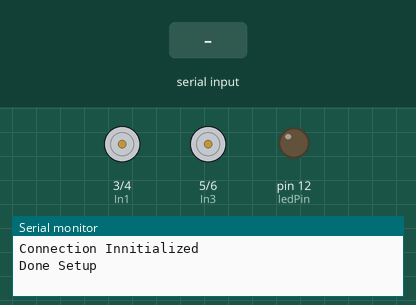
This sketch was run on a simulated Arduino Uno, built with avr-gcc and run on an emulated ATmega328P. Shown: motor-driver pin pairs drawn as motors (green arrow = first pin HIGH = forward, orange = second pin HIGH = backward, longer = more drive, scaled by the enable pin), output pins drawn as LEDs (lit = HIGH), the last lines printed to the serial monitor. The inputs (shaded band) are chosen by the test bench.

Above: at 1.7 s.
1.8 s: "F" received over Serial
At 2.3 s:
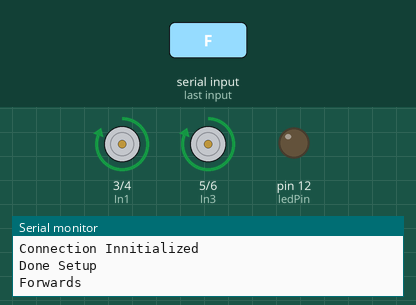
3.3 s: "B" received over Serial
At 4.5 s:
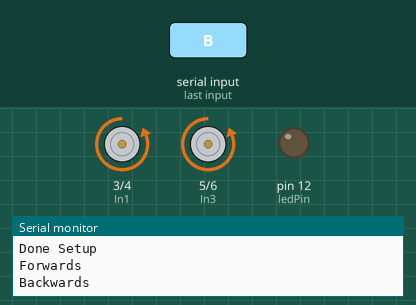
4.8 s: "S" received over Serial
At 5.7 s:
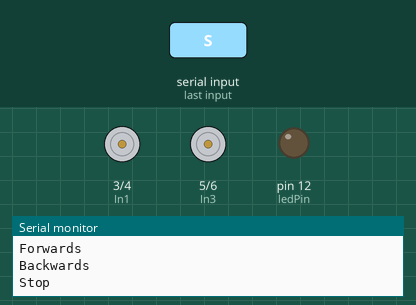
6.3 s: "H" received over Serial
At 6.9 s:
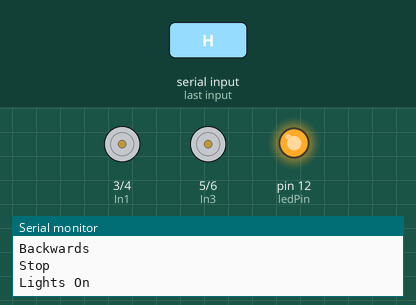
7.8 s: "F" received over Serial
At 9.0 s:
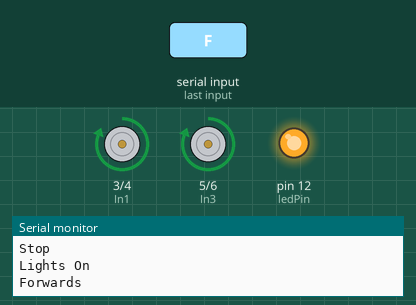
9.3 s: "B" received over Serial
At 10.4 s:
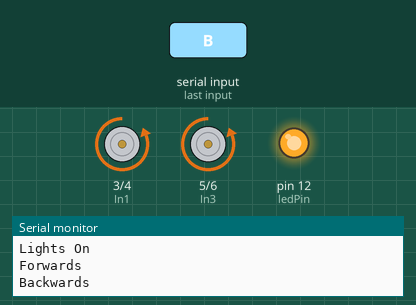
Timing chart, 0 to 11.8 s (numbered marks = the images above; inputs shaded):
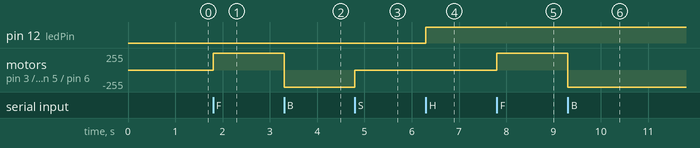

The sketch:

wireed_alt.ino
```cpp
/********************************************Motor Setup*********************************************/
//Motor Connections
#define EnA 10
#define EnB 11
#define In1 3
#define In2 4
#define In3 5
#define In4 6

// The motor speed from the mlink from 0 to 255
int motor_speed=255;

//data receive stuff
const byte numBytes = 16;
byte receivedBytes[numBytes];
char command;
boolean newData = false;

// LED
const uint8_t ledPin = 12;


/*****************************************Void Setup*************************************/
void setup()
{
  Serial.begin(57600);
  Serial.flush();
  delay(500);
  Serial.println("Connection Innitialized\n");
  pinMode(ledPin, OUTPUT);

  // All motor control pins are outputs
  pinMode(EnA, OUTPUT);
  pinMode(EnB, OUTPUT);
  pinMode(In1, OUTPUT);
  pinMode(In2, OUTPUT);
  pinMode(In3, OUTPUT);
  pinMode(In4, OUTPUT);

  Serial.println("Done Setup\n");
}


/***************************************Main Loop*********************************************/
void loop() {
  if (Serial.available())//checks if there is a serial connection
  {
    command = (Serial.read()); //reads serial port

    //moves the rover forward
    switch (command) {
      case 'F':

        Serial.write("Forwards\n"); //sends whats happening back to the python program
        goForward();
        break;
      //moves the rover back
      case 'B':
        Serial.write("Backwards\n"); //sends whats happening back to the python program
        goBack();
        break;

      //Stops the rover from moving
      case 'S':
        Serial.write("Stop\n"); //sends whats happening back to the python program
        stay();
        break;
      //Turns on the Lights
      case 'H':
        Serial.write("Lights On\n"); //sends whats happening back to the python program
        digitalWrite (ledPin, HIGH);
        break;
      //Turns off the Lights
      case 'L':
        Serial.write("Lights Off\n");
        digitalWrite (ledPin, LOW);
        break;
      //Ends the serial connection
      case 'E':
        Serial.write("Ending Connection\n");
        Serial.end();
        break;
    }
  }
}


/************************************************************Motor Functions*******************************************/
void goForward()   //run both motors in the same direction
{
  // turn on motor A
  digitalWrite(In1, HIGH);
  digitalWrite(In2, LOW);
  // set right motor speed
  analogWrite(EnA, motor_speed);
  // turn on motor B
  digitalWrite(In3, HIGH);
  digitalWrite(In4, LOW);
  // set left motor speed
  analogWrite(EnB, motor_speed);
}

void goBack()   //run both motors in the same direction
{
  // turn on motor A
  digitalWrite(In1, LOW);
  digitalWrite(In2, HIGH);
  // set right motor speed
  analogWrite(EnA, motor_speed);
  // turn on motor B
  digitalWrite(In3, LOW);
  digitalWrite(In4, HIGH);
  // set left motor speed
  analogWrite(EnB, motor_speed);

}
void stay() {
  // now turn off motors
  digitalWrite(In1, LOW);
  digitalWrite(In2, LOW);
  digitalWrite(In3, LOW);
  digitalWrite(In4, LOW);
}
```

Measured:
- after the input at 1.8 s, motor on pin 3 (In1) / pin 4 (In2), motor on pin 5 (In3) / pin 6 (In4): stopped → forward 255/255 at once
- after the input at 3.3 s, motor on pin 3 (In1) / pin 4 (In2), motor on pin 5 (In3) / pin 6 (In4): forward 255/255 → backward 255/255 at once
- after the input at 4.8 s, motor on pin 3 (In1) / pin 4 (In2), motor on pin 5 (In3) / pin 6 (In4): backward 255/255 → stopped at once
- after the input at 6.3 s, pin 12 (ledPin): LOW → HIGH at once
- after the input at 7.8 s, motor on pin 3 (In1) / pin 4 (In2), motor on pin 5 (In3) / pin 6 (In4): stopped → forward 255/255 at once
- after the input at 9.3 s, motor on pin 3 (In1) / pin 4 (In2), motor on pin 5 (In3) / pin 6 (In4): forward 255/255 → backward 255/255 at once
